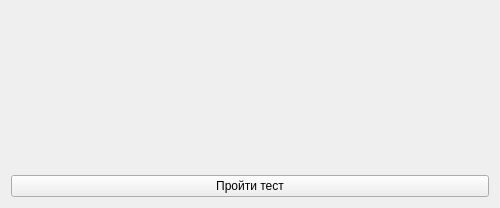
<?xml version="1.0" encoding="UTF-8"?>
<ui version="4.0">
 <class>Quiz</class>
 <widget class="QWidget" name="Quiz">
  <property name="geometry">
   <rect>
    <x>0</x>
    <y>0</y>
    <width>500</width>
    <height>208</height>
   </rect>
  </property>
  <property name="minimumSize">
   <size>
    <width>500</width>
    <height>208</height>
   </size>
  </property>
  <property name="maximumSize">
   <size>
    <width>16777215</width>
    <height>208</height>
   </size>
  </property>
  <property name="windowTitle">
   <string>Quiz</string>
  </property>
  <layout class="QVBoxLayout" name="verticalLayout">
   <item>
    <layout class="QHBoxLayout" name="horizontalLayout_2">
     <item>
      <widget class="QLabel" name="image">
       <property name="sizePolicy">
        <sizepolicy hsizetype="Fixed" vsizetype="Fixed">
         <horstretch>0</horstretch>
         <verstretch>0</verstretch>
        </sizepolicy>
       </property>
       <property name="minimumSize">
        <size>
         <width>150</width>
         <height>150</height>
        </size>
       </property>
       <property name="maximumSize">
        <size>
         <width>150</width>
         <height>150</height>
        </size>
       </property>
       <property name="pixmap">
        <pixmap resource="../../src.qrc">:/src/src/no-file.png</pixmap>
       </property>
       <property name="scaledContents">
        <bool>true</bool>
       </property>
      </widget>
     </item>
     <item>
      <widget class="QLabel" name="label">
       <property name="sizePolicy">
        <sizepolicy hsizetype="Minimum" vsizetype="Minimum">
         <horstretch>0</horstretch>
         <verstretch>0</verstretch>
        </sizepolicy>
       </property>
       <property name="font">
        <font>
         <pointsize>20</pointsize>
         <weight>75</weight>
         <bold>true</bold>
        </font>
       </property>
       <property name="wordWrap">
        <bool>true</bool>
       </property>
       <property name="textInteractionFlags">
        <set>Qt::NoTextInteraction</set>
       </property>
      </widget>
     </item>
    </layout>
   </item>
   <item>
    <widget class="QPushButton" name="pushButton">
     <property name="text">
      <string>Пройти тест</string>
     </property>
     <property name="icon">
      <iconset resource="../../src.qrc">
       <normaloff>:/src/src/play.png</normaloff>:/src/src/play.png</iconset>
     </property>
    </widget>
   </item>
  </layout>
 </widget>
 <resources>
  <include location="../../src.qrc"/>
 </resources>
 <connections/>
</ui>
